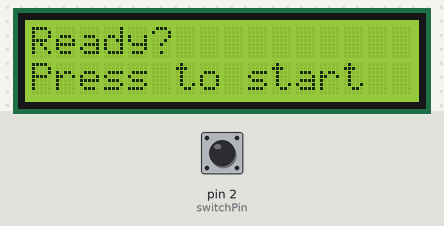
The sketch below on a simulated Arduino Uno, built with avr-gcc and run on an emulated ATmega328P. On the bench: 16×2 character LCD. Inputs (shaded band) come from the test bench; at power-on: pin 2 (switchPin) LOW. Random numbers use the default seed unless the sketch sets one; what the sketch prints to the serial monitor is not drawn.

Above: at 1.2 s.
1.3 s: pin 2 (switchPin) pulled HIGH for 0.15 s
At 1.47 s:
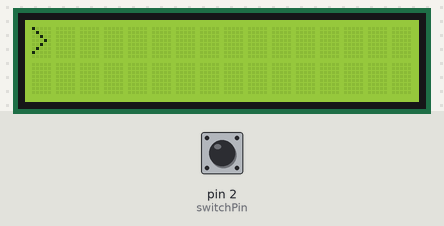
2.0 s: pin 2 (switchPin) pulled HIGH for 1 s
At 2.37 s:
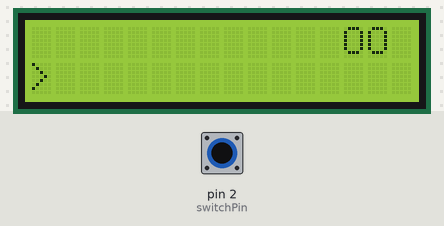
3.6 s: pin 2 (switchPin) pulled HIGH for 0.15 s
At 4.2 s:
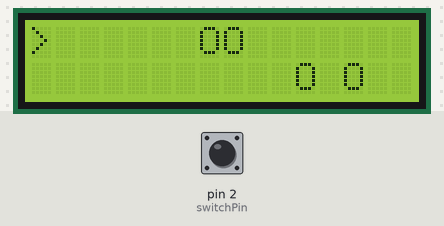
4.3 s: pin 2 (switchPin) pulled HIGH for 3.2 s
At 4.73 s:
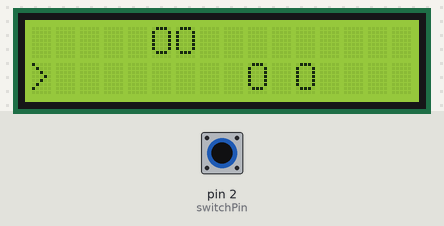
9.0 s: pin 2 (switchPin) pulled HIGH for 0.15 s
At 9.17 s:
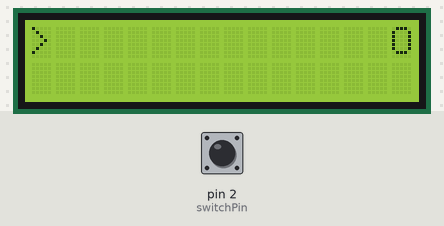
9.7 s: pin 2 (switchPin) pulled HIGH for 1 s
At 10.97 s:
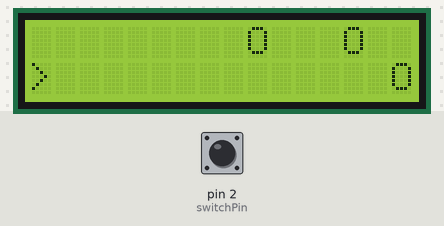
Timing chart, 0 to 12.7 s (numbered marks = the images above; inputs shaded):
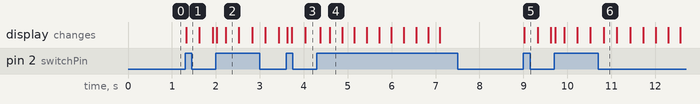

Measured:
- after the input at 1.3 s, the display: changes at once (image 1)
- after the input at 9.0 s, the display: changes at once (image 5)

The sketch:

car_crach.ino
```cpp
// pin button number 2

#include <LiquidCrystal.h>

LiquidCrystal lcd(3, 4, 5, 6, 7, 8);

const int switchPin = 2;
int switchState = 0;
int prevSwitchState = 0;

long frameStepMs = 300;
long prevFrame = 0;
long totalFrame = 0;
bool gameRunning = false;

class Scene {
 public:
  Scene();
  void Render();
  void ShowStartMessage();
  void ShowDeathMessage();
  void Update();
  void MoveCar();
  void Restart();

 private:
  char contents_[2][16];
  char car_ = '>';
  char obstacle_ = 'O';
};

Scene::Scene() {
  gameRunning = false;
}

void Scene::ShowStartMessage() {
  lcd.clear();
  lcd.setCursor(0, 0);
  lcd.print("Ready?");
  lcd.setCursor(0, 1);
  lcd.print("Press to start");
  delay(10);
}

void Scene::Restart() {
  for (int r = 0; r < 2; r++) {
    for (int c = 0; c < 16; c++) {
      contents_[r][c] = ' ';
    }
  }
  contents_[0][0] = car_;
  gameRunning = true;
  frameStepMs = 300;
  prevFrame = 0;
  totalFrame = 0;
}
void Scene::Render() {
  lcd.clear();
  lcd.setCursor(0, 0);
  lcd.print(contents_[0]);
  lcd.setCursor(0, 1);
  lcd.print(contents_[1]);
  delay(10);
}

void Scene::ShowDeathMessage() {
  lcd.clear();
  lcd.setCursor(0, 0);
  lcd.print("Car crashed...");
  lcd.setCursor(0, 1);
  lcd.print("Press to again");
  delay(10);
  gameRunning = false;
}

void Scene::Update() {
  // Death check.
  for (int r = 0; r < 2; r++) {
    if (contents_[r][0] == car_ && contents_[r][1] != ' ') {
      ShowDeathMessage();
      return;
    }
  }
  // Left shift.
  for (int r = 0; r < 2; r++) {
    for (int c = 0; c < 15; c++) {
      if (contents_[r][c] != car_) {
        contents_[r][c] = contents_[r][c + 1];
      }
    }
  }
  // New column.
  int num = random(4);
  if (num == 0) {
    contents_[0][15] = obstacle_;
    contents_[1][15] = ' ';
  } else if (num == 1) {
    contents_[0][15] = ' ';
    contents_[1][15] = obstacle_;
  } else {
    contents_[0][15] = ' ';
    contents_[1][15] = ' ';
  }
  // No must-die scenarios.
  for (int r = 0; r < 2; r++) {
    if (contents_[r][14] != ' ') {
      contents_[1 - r][15] = ' ';
    }
  }
  Serial.print("\nRow 1: ");
  for (int i = 0; i < 16; i++)
    Serial.print(contents_[0][i]);
  Serial.print("\nRow 2: ");
  for (int i = 0; i < 16; i++)
    Serial.print(contents_[1][i]);
  Serial.println("");
}

void Scene::MoveCar() {
  for (int r = 0; r < 2; r++) {
    if (contents_[r][0] == car_) {
      if (contents_[1 - r][0] == obstacle_) {
        ShowDeathMessage();
        return;
      } else {
        contents_[1 - r][0] = car_;
        contents_[r][0] = ' ';
        return;
      }
    }
  }
}

Scene scene;

void setup() {
  lcd.begin(16, 2);
  Serial.begin(9600);
  pinMode(switchPin, INPUT);
  scene.ShowStartMessage();
}

void loop() {
  // Handle switch.
  bool needToRender = false;
  switchState = digitalRead(switchPin);
  delay(10);
  if (switchState != prevSwitchState && switchState == HIGH) {
    if (!gameRunning) {
      scene.Restart();
      needToRender = true;
    } else {
      scene.MoveCar();
      needToRender = true;
    }
  }
  prevSwitchState = switchState;

  // Handle frame.
  long frame = millis();
  if (frame - prevFrame >= frameStepMs) {
    scene.Update();
    needToRender = true;
    totalFrame++;
    prevFrame = frame;
    if (totalFrame > 0 && totalFrame % 10 == 0) {
      if (frameStepMs > 200) {
        frameStepMs -= 20;
      }
    }
  }

  // Do rendering.
  if (gameRunning && needToRender) {
    scene.Render();
  }
}
```
